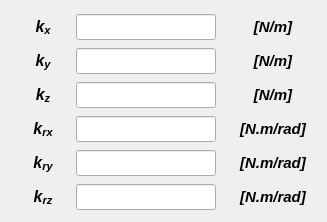
        <widget class="QWidget" name="tab_spring">
         <attribute name="title">
          <string>Spring</string>
         </attribute>
         <widget class="QWidget" name="gridLayoutWidget_6">
          <property name="geometry">
           <rect>
            <x>22</x>
            <y>10</y>
            <width>296</width>
            <height>203</height>
           </rect>
          </property>
          <layout class="QGridLayout" name="gridLayout_6">
           <property name="leftMargin">
            <number>0</number>
           </property>
           <property name="topMargin">
            <number>3</number>
           </property>
           <property name="bottomMargin">
            <number>0</number>
           </property>
           <property name="horizontalSpacing">
            <number>12</number>
           </property>
           <property name="verticalSpacing">
            <number>7</number>
           </property>
           <item row="4" column="0" alignment="Qt::AlignHCenter">
            <widget class="QLabel" name="label_102">
             <property name="enabled">
              <bool>true</bool>
             </property>
             <property name="minimumSize">
              <size>
               <width>40</width>
               <height>21</height>
              </size>
             </property>
             <property name="maximumSize">
              <size>
               <width>40</width>
               <height>21</height>
              </size>
             </property>
             <property name="font">
              <font>
               <family>Arial</family>
               <pointsize>12</pointsize>
               <weight>75</weight>
               <italic>true</italic>
               <bold>true</bold>
              </font>
             </property>
             <property name="text">
              <string>&lt;html&gt;&lt;head/&gt;&lt;body&gt;&lt;p align=&quot;center&quot;&gt;&lt;span style=&quot; font-size:12pt;&quot;&gt;k&lt;/span&gt;&lt;span style=&quot; font-size:12pt; vertical-align:sub;&quot;&gt;ry&lt;/span&gt;&lt;/p&gt;&lt;/body&gt;&lt;/html&gt;</string>
             </property>
             <property name="alignment">
              <set>Qt::AlignCenter</set>
             </property>
            </widget>
           </item>
           <item row="5" column="2">
            <widget class="QLabel" name="label_91">
             <property name="minimumSize">
              <size>
               <width>90</width>
               <height>0</height>
              </size>
             </property>
             <property name="maximumSize">
              <size>
               <width>90</width>
               <height>16777215</height>
              </size>
             </property>
             <property name="font">
              <font>
               <family>Arial</family>
               <pointsize>11</pointsize>
               <weight>75</weight>
               <italic>true</italic>
               <bold>true</bold>
              </font>
             </property>
             <property name="text">
              <string>[N.m/rad]</string>
             </property>
             <property name="alignment">
              <set>Qt::AlignCenter</set>
             </property>
            </widget>
           </item>
           <item row="5" column="0" alignment="Qt::AlignHCenter">
            <widget class="QLabel" name="label_104">
             <property name="enabled">
              <bool>true</bool>
             </property>
             <property name="minimumSize">
              <size>
               <width>40</width>
               <height>21</height>
              </size>
             </property>
             <property name="maximumSize">
              <size>
               <width>40</width>
               <height>21</height>
              </size>
             </property>
             <property name="font">
              <font>
               <family>Arial</family>
               <pointsize>12</pointsize>
               <weight>75</weight>
               <italic>true</italic>
               <bold>true</bold>
              </font>
             </property>
             <property name="text">
              <string>&lt;html&gt;&lt;head/&gt;&lt;body&gt;&lt;p align=&quot;center&quot;&gt;&lt;span style=&quot; font-size:12pt;&quot;&gt;k&lt;/span&gt;&lt;span style=&quot; font-size:12pt; vertical-align:sub;&quot;&gt;rz&lt;/span&gt;&lt;/p&gt;&lt;/body&gt;&lt;/html&gt;</string>
             </property>
             <property name="alignment">
              <set>Qt::AlignCenter</set>
             </property>
            </widget>
           </item>
           <item row="1" column="2">
            <widget class="QLabel" name="label_15">
             <property name="minimumSize">
              <size>
               <width>90</width>
               <height>0</height>
              </size>
             </property>
             <property name="maximumSize">
              <size>
               <width>90</width>
               <height>16777215</height>
              </size>
             </property>
             <property name="font">
              <font>
               <family>Arial</family>
               <pointsize>11</pointsize>
               <weight>75</weight>
               <italic>true</italic>
               <bold>true</bold>
              </font>
             </property>
             <property name="text">
              <string>[N/m]</string>
             </property>
             <property name="alignment">
              <set>Qt::AlignCenter</set>
             </property>
            </widget>
           </item>
           <item row="2" column="2">
            <widget class="QLabel" name="label_84">
             <property name="minimumSize">
              <size>
               <width>90</width>
               <height>0</height>
              </size>
             </property>
             <property name="maximumSize">
              <size>
               <width>90</width>
               <height>16777215</height>
              </size>
             </property>
             <property name="font">
              <font>
               <family>Arial</family>
               <pointsize>11</pointsize>
               <weight>75</weight>
               <italic>true</italic>
               <bold>true</bold>
              </font>
             </property>
             <property name="text">
              <string>[N/m]</string>
             </property>
             <property name="alignment">
              <set>Qt::AlignCenter</set>
             </property>
            </widget>
           </item>
           <item row="4" column="2">
            <widget class="QLabel" name="label_90">
             <property name="minimumSize">
              <size>
               <width>90</width>
               <height>0</height>
              </size>
             </property>
             <property name="maximumSize">
              <size>
               <width>90</width>
               <height>16777215</height>
              </size>
             </property>
             <property name="font">
              <font>
               <family>Arial</family>
               <pointsize>11</pointsize>
               <weight>75</weight>
               <italic>true</italic>
               <bold>true</bold>
              </font>
             </property>
             <property name="text">
              <string>[N.m/rad]</string>
             </property>
             <property name="alignment">
              <set>Qt::AlignCenter</set>
             </property>
            </widget>
           </item>
           <item row="3" column="2">
            <widget class="QLabel" name="label_87">
             <property name="minimumSize">
              <size>
               <width>90</width>
               <height>0</height>
              </size>
             </property>
             <property name="maximumSize">
              <size>
               <width>90</width>
               <height>16777215</height>
              </size>
             </property>
             <property name="font">
              <font>
               <family>Arial</family>
               <pointsize>11</pointsize>
               <weight>75</weight>
               <italic>true</italic>
               <bold>true</bold>
              </font>
             </property>
             <property name="text">
              <string>[N.m/rad]</string>
             </property>
             <property name="alignment">
              <set>Qt::AlignCenter</set>
             </property>
            </widget>
           </item>
           <item row="0" column="1">
            <widget class="QLineEdit" name="lineEdit_Kx">
             <property name="enabled">
              <bool>true</bool>
             </property>
             <property name="minimumSize">
              <size>
               <width>140</width>
               <height>26</height>
              </size>
             </property>
             <property name="maximumSize">
              <size>
               <width>140</width>
               <height>26</height>
              </size>
             </property>
             <property name="font">
              <font>
               <family>Arial</family>
               <pointsize>11</pointsize>
               <weight>75</weight>
               <italic>true</italic>
               <bold>true</bold>
              </font>
             </property>
             <property name="styleSheet">
              <string notr="true">color: rgb(255, 0, 0);</string>
             </property>
             <property name="text">
              <string/>
             </property>
             <property name="alignment">
              <set>Qt::AlignCenter</set>
             </property>
            </widget>
           </item>
           <item row="2" column="1">
            <widget class="QLineEdit" name="lineEdit_Kz">
             <property name="enabled">
              <bool>true</bool>
             </property>
             <property name="minimumSize">
              <size>
               <width>140</width>
               <height>26</height>
              </size>
             </property>
             <property name="maximumSize">
              <size>
               <width>140</width>
               <height>26</height>
              </size>
             </property>
             <property name="font">
              <font>
               <family>Arial</family>
               <pointsize>11</pointsize>
               <weight>75</weight>
               <italic>true</italic>
               <bold>true</bold>
              </font>
             </property>
             <property name="styleSheet">
              <string notr="true">color: rgb(255, 0, 0);</string>
             </property>
             <property name="text">
              <string/>
             </property>
             <property name="alignment">
              <set>Qt::AlignCenter</set>
             </property>
            </widget>
           </item>
           <item row="3" column="1">
            <widget class="QLineEdit" name="lineEdit_Krx">
             <property name="enabled">
              <bool>true</bool>
             </property>
             <property name="minimumSize">
              <size>
               <width>140</width>
               <height>26</height>
              </size>
             </property>
             <property name="maximumSize">
              <size>
               <width>140</width>
               <height>26</height>
              </size>
             </property>
             <property name="font">
              <font>
               <family>Arial</family>
               <pointsize>11</pointsize>
               <weight>75</weight>
               <italic>true</italic>
               <bold>true</bold>
              </font>
             </property>
             <property name="styleSheet">
              <string notr="true">color: rgb(255, 0, 0);</string>
             </property>
             <property name="alignment">
              <set>Qt::AlignCenter</set>
             </property>
            </widget>
           </item>
           <item row="3" column="0" alignment="Qt::AlignHCenter">
            <widget class="QLabel" name="label_83">
             <property name="enabled">
              <bool>true</bool>
             </property>
             <property name="minimumSize">
              <size>
               <width>40</width>
               <height>21</height>
              </size>
             </property>
             <property name="maximumSize">
              <size>
               <width>40</width>
               <height>21</height>
              </size>
             </property>
             <property name="font">
              <font>
               <family>Arial</family>
               <pointsize>12</pointsize>
               <weight>75</weight>
               <italic>true</italic>
               <bold>true</bold>
              </font>
             </property>
             <property name="text">
              <string>&lt;html&gt;&lt;head/&gt;&lt;body&gt;&lt;p align=&quot;center&quot;&gt;&lt;span style=&quot; font-size:12pt;&quot;&gt;k&lt;/span&gt;&lt;span style=&quot; font-size:12pt; vertical-align:sub;&quot;&gt;rx&lt;/span&gt;&lt;/p&gt;&lt;/body&gt;&lt;/html&gt;</string>
             </property>
             <property name="alignment">
              <set>Qt::AlignCenter</set>
             </property>
            </widget>
           </item>
           <item row="0" column="2">
            <widget class="QLabel" name="label_14">
             <property name="minimumSize">
              <size>
               <width>90</width>
               <height>0</height>
              </size>
             </property>
             <property name="maximumSize">
              <size>
               <width>90</width>
               <height>16777215</height>
              </size>
             </property>
             <property name="font">
              <font>
               <family>Arial</family>
               <pointsize>11</pointsize>
               <weight>75</weight>
               <italic>true</italic>
               <bold>true</bold>
              </font>
             </property>
             <property name="text">
              <string>[N/m]</string>
             </property>
             <property name="alignment">
              <set>Qt::AlignCenter</set>
             </property>
            </widget>
           </item>
           <item row="0" column="0" alignment="Qt::AlignHCenter">
            <widget class="QLabel" name="label_89">
             <property name="enabled">
              <bool>true</bool>
             </property>
             <property name="minimumSize">
              <size>
               <width>40</width>
               <height>21</height>
              </size>
             </property>
             <property name="maximumSize">
              <size>
               <width>40</width>
               <height>21</height>
              </size>
             </property>
             <property name="font">
              <font>
               <family>Arial</family>
               <pointsize>12</pointsize>
               <weight>75</weight>
               <italic>true</italic>
               <bold>true</bold>
              </font>
             </property>
             <property name="mouseTracking">
              <bool>true</bool>
             </property>
             <property name="text">
              <string>&lt;html&gt;&lt;head/&gt;&lt;body&gt;&lt;p align=&quot;center&quot;&gt;&lt;span style=&quot; font-size:12pt;&quot;&gt;k&lt;/span&gt;&lt;span style=&quot; font-size:12pt; vertical-align:sub;&quot;&gt;x&lt;/span&gt;&lt;/p&gt;&lt;/body&gt;&lt;/html&gt;</string>
             </property>
             <property name="alignment">
              <set>Qt::AlignCenter</set>
             </property>
            </widget>
           </item>
           <item row="1" column="0" alignment="Qt::AlignHCenter">
            <widget class="QLabel" name="label_64">
             <property name="enabled">
              <bool>true</bool>
             </property>
             <property name="minimumSize">
              <size>
               <width>40</width>
               <height>21</height>
              </size>
             </property>
             <property name="maximumSize">
              <size>
               <width>40</width>
               <height>21</height>
              </size>
             </property>
             <property name="font">
              <font>
               <family>Arial</family>
               <pointsize>12</pointsize>
               <weight>75</weight>
               <italic>true</italic>
               <bold>true</bold>
              </font>
             </property>
             <property name="mouseTracking">
              <bool>true</bool>
             </property>
             <property name="text">
              <string>&lt;html&gt;&lt;head/&gt;&lt;body&gt;&lt;p align=&quot;center&quot;&gt;&lt;span style=&quot; font-size:12pt;&quot;&gt;k&lt;/span&gt;&lt;span style=&quot; font-size:12pt; vertical-align:sub;&quot;&gt;y&lt;/span&gt;&lt;/p&gt;&lt;/body&gt;&lt;/html&gt;</string>
             </property>
             <property name="alignment">
              <set>Qt::AlignCenter</set>
             </property>
            </widget>
           </item>
           <item row="5" column="1">
            <widget class="QLineEdit" name="lineEdit_Krz">
             <property name="enabled">
              <bool>true</bool>
             </property>
             <property name="minimumSize">
              <size>
               <width>140</width>
               <height>26</height>
              </size>
             </property>
             <property name="maximumSize">
              <size>
               <width>140</width>
               <height>26</height>
              </size>
             </property>
             <property name="font">
              <font>
               <family>Arial</family>
               <pointsize>11</pointsize>
               <weight>75</weight>
               <italic>true</italic>
               <bold>true</bold>
              </font>
             </property>
             <property name="styleSheet">
              <string notr="true">color: rgb(255, 0, 0);</string>
             </property>
             <property name="alignment">
              <set>Qt::AlignCenter</set>
             </property>
            </widget>
           </item>
           <item row="2" column="0" alignment="Qt::AlignHCenter">
            <widget class="QLabel" name="label_81">
             <property name="enabled">
              <bool>true</bool>
             </property>
             <property name="minimumSize">
              <size>
               <width>40</width>
               <height>21</height>
              </size>
             </property>
             <property name="maximumSize">
              <size>
               <width>40</width>
               <height>21</height>
              </size>
             </property>
             <property name="font">
              <font>
               <family>Arial</family>
               <pointsize>12</pointsize>
               <weight>75</weight>
               <italic>true</italic>
               <bold>true</bold>
              </font>
             </property>
             <property name="mouseTracking">
              <bool>true</bool>
             </property>
             <property name="text">
              <string>&lt;html&gt;&lt;head/&gt;&lt;body&gt;&lt;p align=&quot;center&quot;&gt;&lt;span style=&quot; font-size:12pt;&quot;&gt;k&lt;/span&gt;&lt;span style=&quot; font-size:12pt; vertical-align:sub;&quot;&gt;z&lt;/span&gt;&lt;/p&gt;&lt;/body&gt;&lt;/html&gt;</string>
             </property>
             <property name="alignment">
              <set>Qt::AlignCenter</set>
             </property>
            </widget>
           </item>
           <item row="4" column="1">
            <widget class="QLineEdit" name="lineEdit_Kry">
             <property name="enabled">
              <bool>true</bool>
             </property>
             <property name="minimumSize">
              <size>
               <width>140</width>
               <height>26</height>
              </size>
             </property>
             <property name="maximumSize">
              <size>
               <width>140</width>
               <height>26</height>
              </size>
             </property>
             <property name="font">
              <font>
               <family>Arial</family>
               <pointsize>11</pointsize>
               <weight>75</weight>
               <italic>true</italic>
               <bold>true</bold>
              </font>
             </property>
             <property name="styleSheet">
              <string notr="true">color: rgb(255, 0, 0);</string>
             </property>
             <property name="alignment">
              <set>Qt::AlignCenter</set>
             </property>
            </widget>
           </item>
           <item row="1" column="1">
            <widget class="QLineEdit" name="lineEdit_Ky">
             <property name="enabled">
              <bool>true</bool>
             </property>
             <property name="minimumSize">
              <size>
               <width>140</width>
               <height>26</height>
              </size>
             </property>
             <property name="maximumSize">
              <size>
               <width>140</width>
               <height>26</height>
              </size>
             </property>
             <property name="font">
              <font>
               <family>Arial</family>
               <pointsize>11</pointsize>
               <weight>75</weight>
               <italic>true</italic>
               <bold>true</bold>
              </font>
             </property>
             <property name="styleSheet">
              <string notr="true">color: rgb(255, 0, 0);</string>
             </property>
             <property name="text">
              <string/>
             </property>
             <property name="alignment">
              <set>Qt::AlignCenter</set>
             </property>
            </widget>
           </item>
          </layout>
         </widget>
        </widget>
